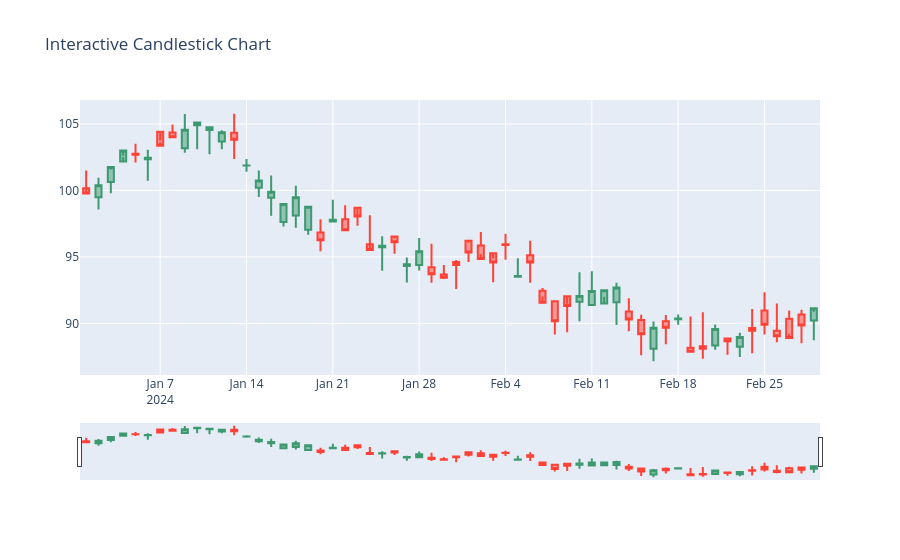

Notebook code cell kept with this figure:
### Markdown cell above
## Variation 10 — Candlestick with Volume Overlay (Plotly Interactive)

### Code cell
import plotly.graph_objects as go

fig = go.Figure(data=[
    go.Candlestick(
        x=df.index,
        open=df['Open'], high=df['High'],
        low=df['Low'], close=df['Close']
    )
])

fig.update_layout(title="Interactive Candlestick Chart")
fig.show()
